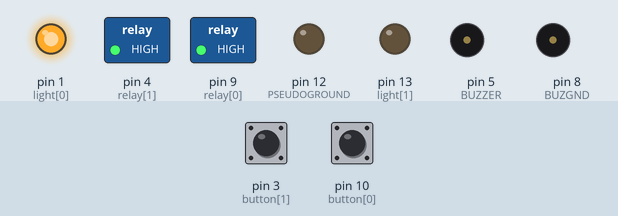
Simulated run of this sketch. Board: Arduino Nano, built with avr-gcc and run on an emulated ATmega328P. Parts: switched loads named in the sketch (green lamp = pin HIGH), output pins drawn as LEDs (lit = HIGH), buzzer (waves = sounding, pin HIGH). The test bench sets the inputs (shaded band); at power-on: pin 3 (button[1]) HIGH, pin 10 (button[0]) HIGH.

Above: at 1.2 s.
1.3 s: pin 3 (button[1]) pulled LOW for 3.2 s
At 2.1 s:
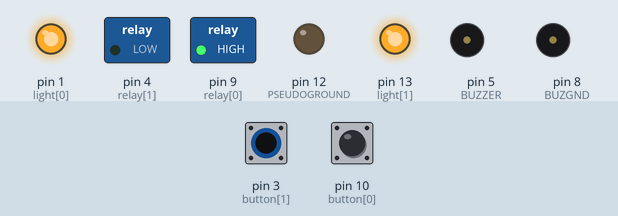
6.0 s: pin 10 (button[0]) pulled LOW for 0.15 s
At 6.9 s:
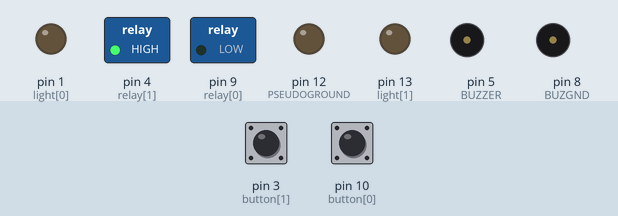
7.7 s: pin 3 (button[1]) pulled LOW for 0.15 s
At 8.2 s:
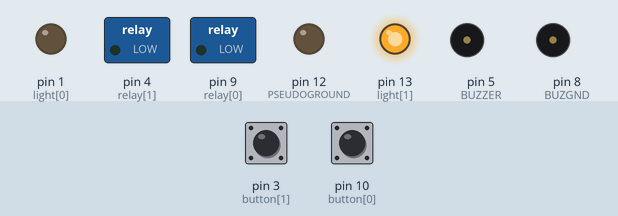
9.4 s: pin 10 (button[0]) pulled LOW for 3.2 s
At 9.5 s:
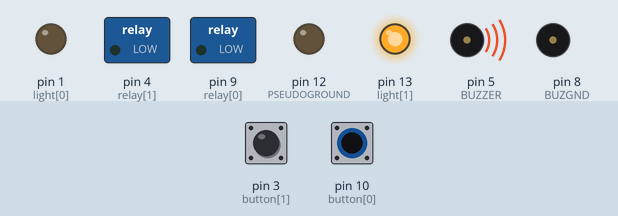
14.1 s: pin 10 (button[0]) pulled LOW for 1 s
At 15.5 s:
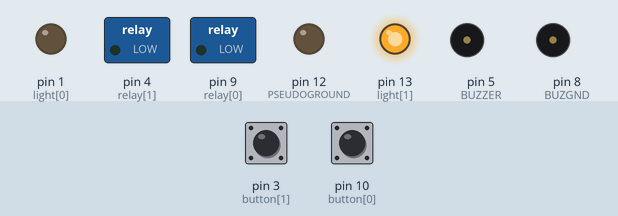
Timing chart, 0 to 17.1 s (numbered marks = the images above; inputs shaded):
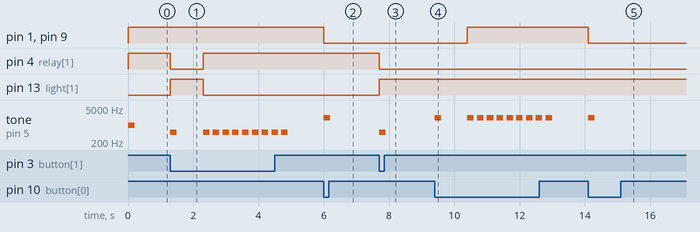

The sketch:

PowerTimer.ino
```cpp
/* PowerTimer
 * Controls power to two devices, such as a soldering iron and a hot glue gun.
 *
 * Circuit:  Buttons hooked to pins 10 and 3, active low.
 *           Active-low relay controllers on pins 9 and 4.
 *           Built-in LED's on Arduino Nano on pins 1 (active low) and 13 (active high).
 *           Buzzer hooked between pins 5 and 8.
 *           Pin 12 set LOW to act like a ground.  Can only handle 20 mA, but it's only used for one button.
 */

#define PSEUDOGROUND 12
#define BUZZER       5
#define BUZGND       8
unsigned long onTime = 5 * 60  * 1000UL;

#define NRELAYS 2
uint8_t button[] = { 10, 3 };
uint8_t relay[] = { 9, 4 };
uint8_t light[] = { 1, 13 };
uint8_t relayOn[] = { LOW, LOW };
uint8_t lightOn [] = { LOW, HIGH };
unsigned int lastState[] = { 0, 0 };
unsigned int tones[] = { 2000, 500 };
unsigned long starttime[] = {0, 0};
unsigned long timer[NRELAYS] = {0, 0};

void setup() {
  // Set my pseudoground pin to low output.
  pinMode(PSEUDOGROUND, OUTPUT);
  digitalWrite(PSEUDOGROUND, LOW);
  pinMode(BUZGND, OUTPUT);
  digitalWrite(BUZGND, LOW);

  // Set each relay to high (off), each button to active low input, and wipe each timer.
  for (int i = 0; i < NRELAYS; i++) {
    pinMode(relay[i], OUTPUT);
    digitalWrite(relay[i], !relayOn[i]);
    pinMode(light[i], OUTPUT);
    digitalWrite(light[i], !lightOn[i]);
    pinMode(button[i], INPUT_PULLUP);
    starttime[i] = 0;
    timer[i] = 0;
  }

  tone(BUZZER, 1000, 200);
}

void loop() {
  int curstate;
  unsigned long curtime;
  static unsigned long presstime[] = { 0, 0 };  // Last time each button was pressed.

  for (int i = 0; i < NRELAYS; i++) {
    curstate = getButton(button[i]);
    curtime = millis();

    // Four conditions are recognized.
    //  HIGH:  Button is not being pressed.
    //  LOW, initial detection:  Short press.
    //  LOW, short time:  Still in a short press.
    //  LOW, long time:   Long press.

    if (curstate == LOW) {
      if (presstime[i] == 0) {
        // This is a short press.  Start and/or increment the timer.
        presstime[i] = curtime;
        if (starttime[i] == 0) {
          // Set the timer, turn on the relay.
          starttime[i] = curtime; timer[i] = 0;
          digitalWrite(relay[i], relayOn[i]);
          digitalWrite(light[i], lightOn[i]);
        }

        // Increment the timer.  Beep to confirm.
        timer[i] += onTime;
        tone(BUZZER, tones[i], 200);
      } else if (curtime - presstime[i] > 1000) {
        // This is a long press.  Wipe out the timer.  Beep to confirm.
        digitalWrite(relay[i], !relayOn[i]);
        digitalWrite(light[i], !lightOn[i]);
        tone(BUZZER, tones[i], 200); delay(300);
        tone(BUZZER, tones[i], 200);
        starttime[i] = 0; timer[i] = 0;
      } else {
        // Middle of a short press.  Do nothing.
      }
    } else {
      // Button was released.  Reset presstime.
      presstime[i] = 0;
    }

    // See if the timer has expired.
    if (starttime[i] > 0 && curtime - starttime[i] >= timer[i]) {
      // Turn off and beep.
      digitalWrite(relay[i], !relayOn[i]);
      digitalWrite(light[i], !lightOn[i]);
      tone(BUZZER, tones[i], 200); delay(300);
      tone(BUZZER, tones[i], 200);
      starttime[i] = 0;
      timer[i] = 0;
    }

  }
}

/*
   getButton(pin) - returns the digitalRead value of the pin with debouncing.
 *  * Edge detection changes the state of the button.
 *  * Any change within 50 ms is ignored.
   This version is "twitchy".  Any noise will trigger a button state change.
*/
int getButton(uint8_t pin) {
  const unsigned long debounceDelay = 50;
  static int lockval[] = { -1, -1, -1, -1, -1, -1, -1, -1, -1, -1, -1, -1, -1, -1 };
  static int lastval[] = { -1, -1, -1, -1, -1, -1, -1, -1, -1, -1, -1, -1, -1, -1 };
  static unsigned long lasttime[] = { 0, 0, 0, 0, 0, 0, 0, 0, 0, 0, 0, 0, 0, 0 };

  if (pin > 13) return LOW;

  int curval = digitalRead(pin);
  unsigned long curtime = millis();

  // Decide what to do based on when the last button state change occurred.
  if (lasttime[pin] == 0) {
    // There was never a previous button state.  Save it now.
    lastval[pin] = curval;
    lasttime[pin] = curtime;
  } else if (curtime - lasttime[pin] < debounceDelay) {
    // The last button state change was very recent.  Ignore this reading.
  } else if (curval != lastval[pin]) {
    // Edge detected after the delay.  This is a real button state change.
    lastval[pin] = curval;
    lasttime[pin] = curtime;
  }

  return lastval[pin];
}
```

Measured:
- after the input at 1.3 s, pin 4 (relay[1]): HIGH → LOW at once, → HIGH 1.0 s later; pin 13 (light[1]): LOW → HIGH at once, → LOW 1.0 s later; tone on pin 5 (BUZZER): goes 500 Hz 0.20 s, silent 0.80 s, 8 × (500 Hz 0.20 s, silent 0.10 s), 500 Hz 0.20 s, then silent, starting at once
- after the input at 6.0 s, pin 1 (light[0]), pin 9 (relay[0]): HIGH → LOW at once; tone on pin 5 (BUZZER): silent → 2000 Hz at once, → silent 0.20 s later
- after the input at 7.7 s, pin 4 (relay[1]): HIGH → LOW at once; pin 13 (light[1]): LOW → HIGH at once; tone on pin 5 (BUZZER): silent → 500 Hz at once, → silent 0.20 s later
- after the input at 9.4 s, pin 1 (light[0]), pin 9 (relay[0]): LOW → HIGH after 1.0 s; tone on pin 5 (BUZZER): goes 2000 Hz 0.20 s, silent 0.80 s, 8 × (2000 Hz 0.20 s, silent 0.10 s), 2000 Hz 0.20 s, then silent, starting at once
- after the input at 14.1 s, pin 1 (light[0]), pin 9 (relay[0]): HIGH → LOW at once; tone on pin 5 (BUZZER): silent → 2000 Hz at once, → silent 0.20 s later
